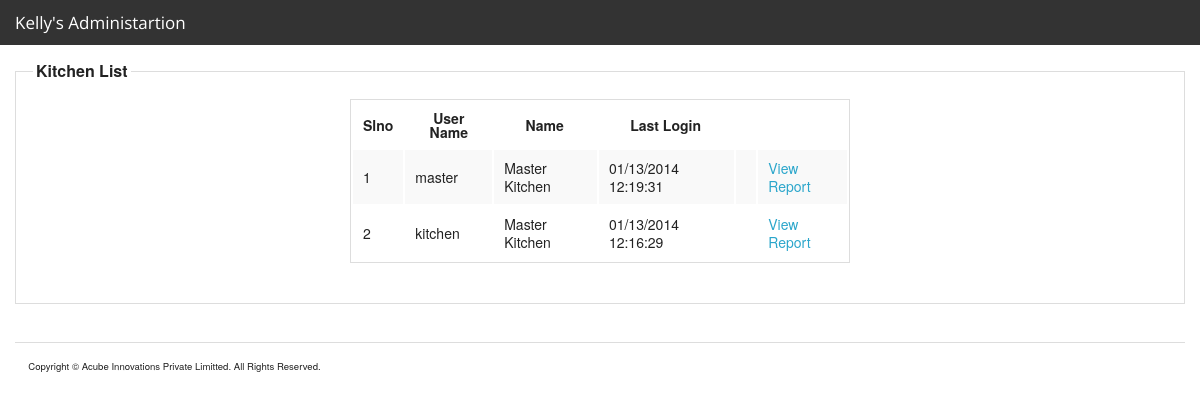
/admin/kitchen_list.php (signed in), run on the app's committed database.
### tables this page shows
CREATE TABLE IF NOT EXISTS `kitchen` (
  `id` int(11) NOT NULL AUTO_INCREMENT,
  `counter_id` int(11) DEFAULT NULL COMMENT 'NULL For Master Kitchen',
  `username` varchar(255) NOT NULL,
  `password` varchar(255) NOT NULL,
  `name` text,
  `image` text,
  `securityquestion_id` int(11) DEFAULT NULL,
  `answer` text,
  `lastlogin` datetime DEFAULT NULL,
  `last_bill_number` int(11) NOT NULL DEFAULT '0',
  `status_id` int(11) NOT NULL,
  `created` datetime NOT NULL,
  `updated` datetime DEFAULT NULL,
  PRIMARY KEY (`id`),
  UNIQUE KEY `username` (`username`),
  KEY `securityquestion_id` (`securityquestion_id`)
);

### include/class/class_page/class_page.php (called while the page is built, shortened)
<?php
class Page {
	var $connection_list = array();
	var $conf_list = array();
	var $menuconf_list = array();
	var $class_list = array();
	var $function_list = array();
	var $root_path='./';
	var $module_path='modules/';
	var $module = "" ;
	var $style='';
	var $script='';
	var $print_page='';
	function display(){
		$debug_output .= ob_get_contents();
		if(count($this->conf_list) > 0){
			foreach ($this->conf_list as $conf_file){
				$debug_output .= ob_get_contents();
			}
		}
		if(count($this->connection_list) > 0){
			foreach ($this->connection_list as $connection_file){
				$debug_output .= ob_get_contents();
			}
		}
		if(count($this->menuconf_list) > 0){
			foreach ($this->menuconf_list as $menuconf_file){
				$debug_output .= ob_get_contents();
			}
		}
		if(count($this->function_list) > 0){
			foreach ($this->function_list as $function_file){
				$debug_output .= ob_get_contents();
			}
		}
		if(trim($this->module) != ""){
			$debug_output .= ob_get_contents();
		}
		if(count($this->class_list) > 0){
			foreach ($this->class_list as $class_file){
				$debug_output .= ob_get_contents();
				$debug_output .= ob_get_contents();
			}
		}
		if(trim($this->module) != ""){
			$filename = $this->root_path.$this->module_path.$this->module."/style.css";
			if (file_exists( $filename)) {
				$this->style.='<link rel="stylesheet" type="text/css" href="'.$filename.'">';
			}else{
				$debug_output .= 'File :: '.$filename ." not exists <br/>";
			}
			$filename = $this->root_path.$this->module_path.$this->module."/script.js";
			if (file_exists($filename)) {
				$this->script.='<script src="'.$filename.'" language="JavaScript" type="text/JavaScript"></script>';
			}else{
				$debug_output .= 'File :: '.$filename ." not exists. <br/>";
			}
		}
		if(trim($this->module) != ""){
			$filename = $this->root_path.$this->module_path.$this->module."/functions.php";
			if (file_exists($filename)) {
				ob_start();
				include($filename);
				$this->print_page .= ob_get_contents();
				ob_end_clean();
			}else{
				$debug_output .= ob_get_contents();
			}
			$filename = $this->root_path.$this->module_path.$this->module."/code.php";
			if (file_exists($filename)) {
				include($filename);
				$this->print_page .= ob_get_contents();
			}else{
				ob_start();
				echo 'File :: '.$filename ." not exists. <br/>";
				$debug_output .= ob_get_contents();
				ob_end_clean();
			}
			$filename = $this->root_path.$this->module_path.$this->module."/style.php";
			if (file_exists($filename)) {
				ob_start();
				include($filename);
				$this->style.='<style>';
				$this->style .= ob_get_contents();
				$this->style.='</style>';
				ob_end_clean();
			}else{
				$debug_output .='File :: '.$filename ." not exists. <br/>";
			}
						$filename = $this->root_path.$this->module_path.$this->module."/script.php";
			if (file_exists($filename)) {
				ob_start();
				include($filename);
				$this->script.='<script language="JavaScript" type="text/JavaScript">';
				$this->script .= ob_get_contents();
				$this->script.='</script>';
				ob_end_clean();
			}else{
				$debug_output .='File :: '.$filename ." not exists. <br/>";
			}
			$filename = $this->root_path.$this->module_path.$this->module."/view.php";
			if (file_exists($filename)) {
				include($filename);
				$this->print_page .= ob_get_contents();
			}else{
				ob_start();
				echo 'File :: '.$filename ." not exists. <br/>";
				$debug_output .= ob_get_contents();
				ob_end_clean();
			}
		}
	}
}
?>

### modules/kitchen/admin_kitchen_list/code.php (called while the page is built, shortened)
<?php
$admin_kitchen = new Kitchen($myconnection);
$admin_kitchen->connection=$myconnection;
$array_kitchen=$admin_kitchen->get_list_array_bylimit();
if($array_kitchen!=false){
	$count=count($array_kitchen);
}else{}
?>

### include/class/class_kitchen/class_kitchen.php (called while the page is built, shortened)
<?php
class Kitchen{
	var $connection="";
 function get_list_array_bylimit($start_record = 0,$max_records = 25){
        $limited_data = array();
        $i=0;
        $strSQL = "SELECT id,username,name,lastlogin,status_id ,counter_id FROM kitchen WHERE 1 ";
      $strSQL .= "ORDER BY id";
      $strSQL_limit = sprintf("%s LIMIT %d, %d", $strSQL, $start_record, $max_records);
      $rsRES = mysql_query($strSQL_limit, $this->connection) or die(mysql_error(). $strSQL_limit);
    if ( mysql_num_rows($rsRES) > 0 ){
        while ( list ($id,$username,$name,$lastlogin,$status_id,$counter_id) = mysql_fetch_row($rsRES) ){
              $limited_data[$i]["id"] = $id;
              $limited_data[$i]["username"] = $username;
              $limited_data[$i]["name"] = $name;
              $limited_data[$i]["lastlogin"] = date('m/d/Y H:i:s', strtotime($lastlogin));
               $limited_data[$i]["status_id"] = $status_id;
               $limited_data[$i]["counter_id"] = $counter_id;
              $i++;
          }return $limited_data;
          }else{
          return false;
           }
 }
}

### modules/kitchen/admin_kitchen_list/view.php (the view, shortened to what this page needs)
<!DOCTYPE html PUBLIC "-//W3C//DTD XHTML 1.0 Transitional//EN" "http://www.w3.org/TR/xhtml1/DTD/xhtml1-transitional.dtd">
<html xmlns="http://www.w3.org/1999/xhtml">
<head>
</head>
<body>
<form id="form2" name="form2" method="post" action="">
  <fieldset>
    <legend> Kitchen List</legend>
  <table width="500" height="68" align="center">
    <tr>
        <th>Slno</th>
        <th>User Name</th>
        <th>Name </th>
        <th colspan="2">Last Login</th>
    </tr>
     <?php
      	if($array_kitchen==false)
	       {
	   ?>
    <tr>
      <td colspan="7" >No records found </td>
    </tr>
       <?php } else {
		    $i=0;
			  while($i<$count){
		     ?>
     <tr>
      <td><?php echo $array_kitchen[$i]['id']?></td>
      <td><?php echo $array_kitchen[$i]['username']?></td>
         <td colspan="2"> <?php echo $array_kitchen[$i]['name'] ;?></td>
          <td> <?php echo $array_kitchen[$i]['lastlogin'] ;?></td>
           <td colspan="2"> <?php if(isset($g_ARRAY_STATUS[$array_kitchen[$i]['status_id']])){ echo $g_ARRAY_STATUS[$array_kitchen[$i]['status_id']];}?></td>
            <td colspan="4"><a href="admin_kitchen_sales_report.php?kitchen_id=<?php echo $array_kitchen[$i]['id']; if(isset($array_kitchen[$i]['counter_id']) && $array_kitchen[$i]['counter_id'] >0) { ?>&counter_id=<?php echo $array_kitchen[$i]['counter_id']; }?>">View Report</a></td>
      </tr>
     <?php
		  $i++;
		  }
		   } ?>
    </table>
    </form>
   </body>
   </html>

### data on the page
kitchen: id "1", username "master", name "Master Kitchen", lastlogin "01/13/2014 12:19:31"
kitchen: id "2", username "kitchen", name "Master Kitchen", lastlogin "01/13/2014 12:16:29"
